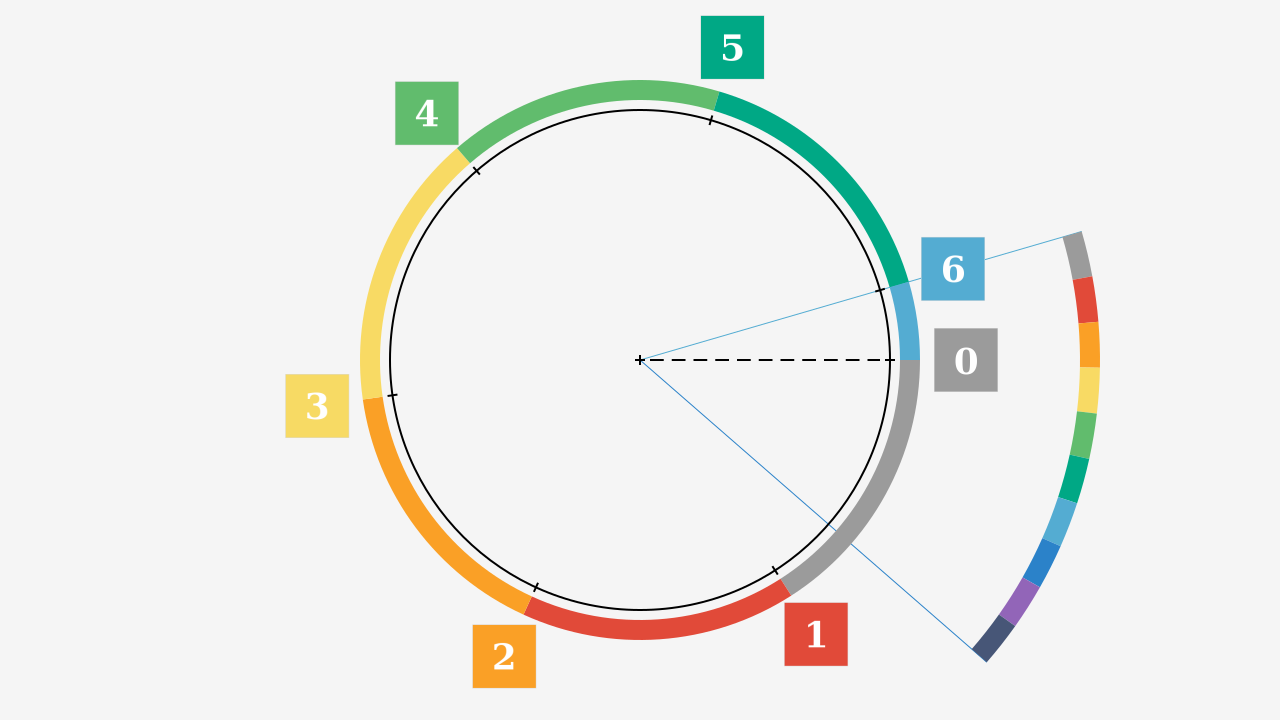

Generate this figure with Python:
#!/usr/bin/python

# python insidium.py

import cairo
from math import *
import numpy as np

brun = (0.659,0.518,0.392)
blau_obscur = (0.278,0.337,0.467)
violet = (0.573,0.396,0.722)
blau = (0.169,0.510,0.788)
blau_clar = (0.329,0.675,0.824)
verde_obscur = (0.000,0.659,0.522)
verde_clar = (0.380,0.737,0.427)
jalne = (0.969,0.855,0.392)
orange = (0.980,0.627,0.149)
rubie = (0.882,0.290,0.224)
gris = (0.608,0.608,0.608)
bg_gris = (0.96,0.96,0.96)
bg_blanc = (1.00, 1.00, 1.00)
fg_nigre = (0.00, 0.00, 0.00)

colores = [
  ("0",gris),("1",rubie),("2",orange),("3",jalne),
  ("4",verde_clar),("5",verde_obscur),("6",blau_clar),
  ("7",blau),("8",violet),("9",blau_obscur),(".",brun)]
colordict = dict (colores)

numbers =  [i for i in "0123456789"]
symbols = numbers + ["dot"]
image_paths = [f"set5/{i}.png" for i in symbols]
surfaces = [cairo.ImageSurface.create_from_png (path)
                     for path in image_paths]
enum = enumerate (zip (symbols, surfaces))

# rot_zero = 0.25 * tau
rot_zero = 0

w_pic, h_pic = 1280,720
x_margin,y_margin = 20,20
w_img,h_img = w_pic-2*x_margin,h_pic-2*y_margin

center_x, center_y = w_pic/2, h_pic/2
circle_r = 250

def polar_xy (r, phi):
  x = r * cos (phi)
  y = r * sin (phi)
  return (x, y)

def draw_circle (x,y,r):
  ct.arc (x,y,r,0,tau)
  ct.stroke ()

def draw_archie (x,y,r):
  ct.set_line_width (20)
  ranges = list (np.arange (0.0,tau,1.0))
  for i,(a,b) in enumerate  (zip (ranges[0:],ranges[1:]+[tau])):
    a,b = a - rot_zero, b - rot_zero
    # print (i,a,b)
    ct.set_source_rgb (*colordict[str(i)])
    ct.arc (x,y,r,a,b)
    ct.stroke ()

def draw_down (r):
  down,up = 6,7
  center = center_x,center_y
  ct.set_dash([])
  ct.set_line_width (1)
  ct.set_source_rgb (*colordict[str(down)])
  ct.move_to (*center)
  pt2 = add (center,polar_xy (r,down))
  ct.line_to (*pt2)
  ct.stroke ()

def draw_up (r):
  down,up = 6,7
  center = center_x,center_y
  ct.set_dash([])
  ct.set_line_width (1)
  ct.set_source_rgb (*colordict[str(up)])
  ct.move_to (*center)
  pt2 = add (center,polar_xy (r,up))
  ct.line_to (*pt2)
  ct.stroke ()

def draw_archie2 (x,y,r):
  ct.set_dash([])
  ct.set_line_width (20)
  ranges = list (np.arange (6.0,7.001,0.1))
  for i,(a,b) in enumerate  (zip (ranges[0:],ranges[1:])):
    a,b = a - rot_zero, b - rot_zero
    # print (i,a,b)
    ct.set_source_rgb (*colordict[str(i)])
    ct.arc (x,y,r,a,b)
    ct.stroke ()

def draw_cross (x,y,tick_r):
  ct.move_to (x-tick_r, y)
  ct.line_to (x+tick_r, y)
  ct.move_to (x, y-tick_r)
  ct.line_to (x, y+tick_r)
  ct.stroke ()

def add (pt1,pt2):
  (x1,y1),(x2,y2) = pt1,pt2
  return x1+x2, y1+y2

def draw_tick (x0,y0,r1,r2,phi):
  pt1 = add ((x0,y0), polar_xy (r1,phi))
  pt2 = add ((x0,y0), polar_xy (r2,phi))
  ct.move_to (*pt1)
  ct.line_to (*pt2)

def draw_ticks ():
  ct.set_line_width (2.0)
  ct.set_source_rgb (*fg_nigre)
  ranges = list (np.arange (0.0,tau,1.0))
  for i,a in enumerate (ranges):
    a = a - rot_zero
    # print (i,a,b)
    draw_tick (center_x,center_y,circle_r-5,circle_r+5,a)
  ct.stroke ()

def draw_r ():
  ct.set_dash([13.75,8])
  phi = 0.0 - rot_zero
  pt1 = center_x+10, center_y
  pt2 = add ((center_x, center_y), polar_xy (circle_r-10,phi))
  ct.move_to (*pt1)
  ct.line_to (*pt2)
  ct.stroke ()

def draw_numbers ():
  ranges = list (np.arange (0.0,tau,1.0))
  for i,a in enumerate (ranges):
    a = a - rot_zero
    # print (i,a,b)
    pt = add ((center_x, center_y), polar_xy (circle_r+76,a))
    pt = add ((-32,-32),pt)
    x,y = pt[0],pt[1]
    # ct.save ()
    ct.set_source_surface (surfaces[i],*pt)
    pattern = ct.get_source ()
    scalematrix = cairo.Matrix ()
    scalematrix.scale (2,2)
    scalematrix.translate (-x,-y)
    pattern.set_matrix(scalematrix)  
    ct.paint ()
    # ct.restore ()

surface = cairo.ImageSurface(cairo.FORMAT_ARGB32, w_pic, h_pic)

ct = cairo.Context (surface)

ct.rectangle (0, 0, w_pic, h_pic)
ct.set_source_rgb (*bg_gris)
ct.fill()
draw_up (circle_r + 210)
draw_down (circle_r + 210)
ct.set_line_width (2.0)
ct.set_source_rgb (*fg_nigre)
draw_circle (center_x, center_y, circle_r)
draw_cross (center_x, center_y, 5)
draw_archie (center_x, center_y, circle_r + 20)
draw_ticks ()
draw_r ()
draw_numbers ()
draw_archie2 (center_x, center_y, circle_r + 200)


surface.write_to_png("insidium-3.png")
